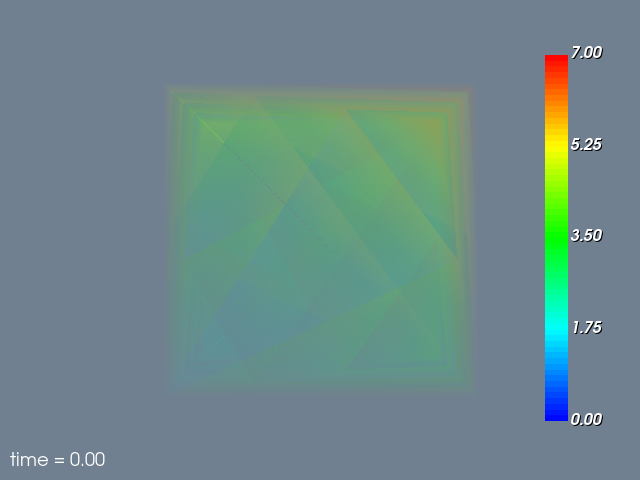

This chart was generated by the following Python code:
#!/usr/bin/env python

# Volume render a transient unstructured grid from vtkTimeSourceExample.

# Factory overrides: importing these modules registers the OpenGL rendering
# and interaction style implementations for vtkRenderingCore factory classes.
import vtkmodules.vtkInteractionStyle  # noqa: F401
import vtkmodules.vtkRenderingOpenGL2  # noqa: F401
import vtkmodules.vtkRenderingFreeType  # noqa: F401
import vtkmodules.vtkRenderingVolumeOpenGL2  # noqa: F401

# VTK pipeline classes used in this example
from vtkmodules.vtkCommonDataModel import vtkPiecewiseFunction
from vtkmodules.vtkCommonExecutionModel import vtkStreamingDemandDrivenPipeline
from vtkmodules.vtkFiltersGeneral import (
    vtkDataSetTriangleFilter,
    vtkTimeSourceExample,
)
from vtkmodules.vtkRenderingAnnotation import vtkScalarBarActor
from vtkmodules.vtkRenderingCore import (
    vtkColorTransferFunction,
    vtkRenderWindow,
    vtkRenderWindowInteractor,
    vtkRenderer,
    vtkTextActor,
    vtkVolume,
    vtkVolumeProperty,
)
from vtkmodules.vtkRenderingVolume import vtkUnstructuredGridVolumeRayCastMapper

# Colors (normalized RGB)
slate_gray_rgb = (0.439, 0.502, 0.565)

# TimeSourceExample: produces an unstructured grid that changes over time.
# The time range is [0, 1] with time-varying point scalars ("Point Label").
time_source = vtkTimeSourceExample()
time_source.SetGrowing(1)

# Request the first time step and update the pipeline.
# Use the modern API: set UPDATE_TIME_STEP on the output information object.
time_source.UpdateInformation()
time_key = vtkStreamingDemandDrivenPipeline.UPDATE_TIME_STEP()
time_source.GetOutputInformation(0).Set(time_key, 0.0)
time_source.Update()

# TriangleFilter: tetrahedralize the unstructured grid for volume rendering.
# vtkUnstructuredGridVolumeRayCastMapper requires tetrahedral cells.
triangle_filter = vtkDataSetTriangleFilter()
triangle_filter.SetInputConnection(time_source.GetOutputPort())
triangle_filter.SetTetrahedraOnly(1)
triangle_filter.Update()

# Set the active scalar array for volume rendering
triangle_filter.GetOutput().GetPointData().SetActiveScalars("Point Label")
scalar_range = triangle_filter.GetOutput().GetPointData().GetScalars().GetRange()

# OpacityFunction: map scalar values to opacity
opacity = vtkPiecewiseFunction()
opacity.AddPoint(scalar_range[0], 0.0)
opacity.AddPoint(scalar_range[1], 0.8)

# ColorFunction: map scalar values to color (blue → red)
color_func = vtkColorTransferFunction()
color_func.SetColorSpaceToHSV()
color_func.HSVWrapOff()
color_func.AddRGBPoint(scalar_range[0], 0.0, 0.0, 1.0)
color_func.AddRGBPoint(scalar_range[1], 1.0, 0.0, 0.0)

# VolumeProperty: combine opacity and color transfer functions
volume_property = vtkVolumeProperty()
volume_property.SetScalarOpacity(opacity)
volume_property.SetColor(color_func)
volume_property.ShadeOff()
volume_property.SetInterpolationTypeToLinear()

# VolumeMapper: ray-cast the unstructured grid
volume_mapper = vtkUnstructuredGridVolumeRayCastMapper()
volume_mapper.SetInputConnection(triangle_filter.GetOutputPort())

# Volume: pair the mapper and property
volume = vtkVolume()
volume.SetMapper(volume_mapper)
volume.SetProperty(volume_property)

# ScalarBar: legend showing the color mapping
scalar_bar = vtkScalarBarActor()
scalar_bar.SetLookupTable(color_func)
scalar_bar.SetOrientationToVertical()
scalar_bar.SetPosition(0.85, 0.1)
scalar_bar.SetPosition2(0.1, 0.8)

# TextActor: display the current time step
text_actor = vtkTextActor()
text_actor.SetInput("time = 0.00")
text_actor.GetTextProperty().SetFontSize(18)
text_actor.GetTextProperty().SetColor(1.0, 1.0, 1.0)
text_actor.SetPosition(10, 10)

# Renderer: assemble the scene
renderer = vtkRenderer()
renderer.AddVolume(volume)
renderer.AddActor(scalar_bar)
renderer.AddActor(text_actor)
renderer.SetBackground(slate_gray_rgb)
renderer.ResetCamera()

# Window: display the rendered scene
render_window = vtkRenderWindow()
render_window.AddRenderer(renderer)
render_window.SetWindowName("unstructured transient volume")
render_window.SetMultiSamples(0)
render_window.SetSize(640, 480)


class TimeAnimationCallback:
    """Advance through time steps using a repeating timer."""

    def __init__(self, source, tri_filter, text, num_steps=10):
        self.source = source
        self.tri_filter = tri_filter
        self.text = text
        self.num_steps = num_steps
        self.current_step = 0
        self.timer_id = None

    def execute(self, obj, event):
        t = self.current_step / self.num_steps
        self.text.SetInput(f"time = {t:.2f}")

        self.source.GetOutputInformation(0).Set(
            vtkStreamingDemandDrivenPipeline.UPDATE_TIME_STEP(), t
        )
        self.source.Modified()
        self.tri_filter.Update()
        self.tri_filter.GetOutput().GetPointData().SetActiveScalars("Point Label")

        obj.GetRenderWindow().Render()

        self.current_step += 1
        if self.current_step > self.num_steps:
            if self.timer_id is not None:
                obj.DestroyTimer(self.timer_id)


# Interactor: handle mouse and keyboard events
render_window_interactor = vtkRenderWindowInteractor()
render_window_interactor.SetRenderWindow(render_window)

# Timer callback: animate through time steps
cb = TimeAnimationCallback(time_source, triangle_filter, text_actor, num_steps=10)
render_window_interactor.AddObserver("TimerEvent", cb.execute)

# Launch the interactive visualization
render_window_interactor.Initialize()
cb.timer_id = render_window_interactor.CreateRepeatingTimer(500)
render_window_interactor.Start()
